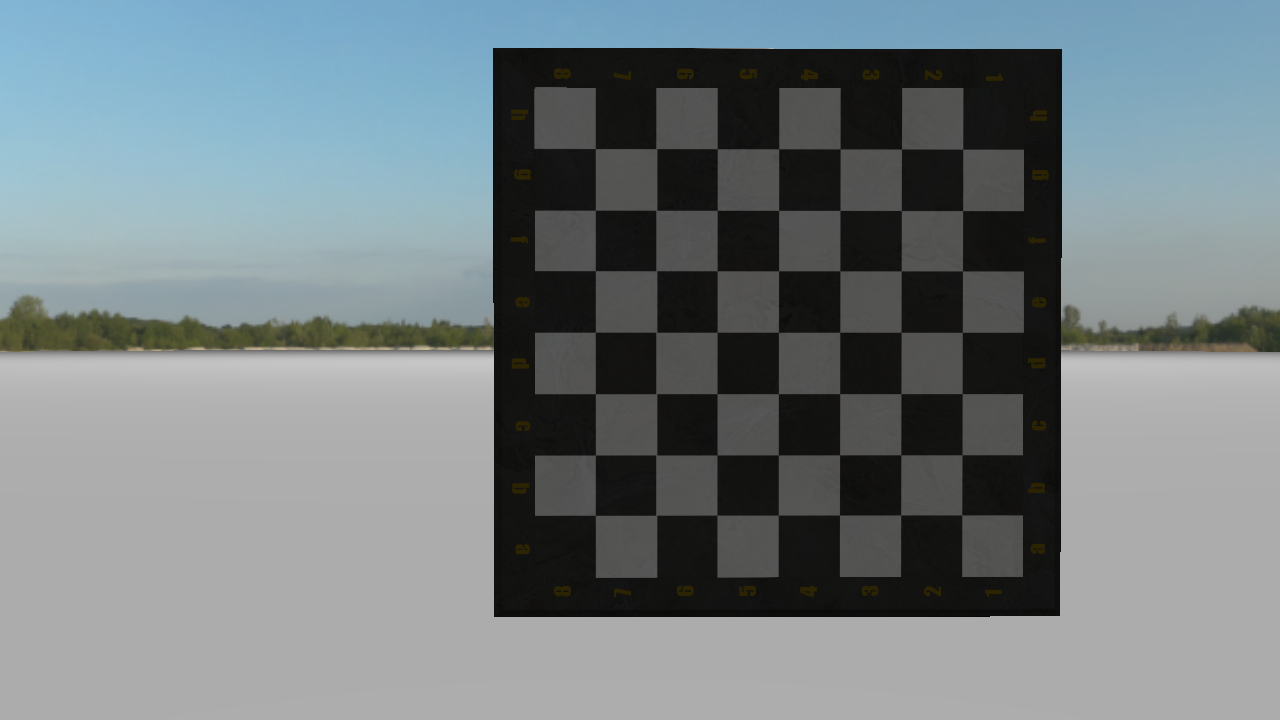
#> input picture final-project/stereo_calibration/path_slam/RIGHT/frame_30.png, 1280 x 720 px, given as the content of the folder ./path_slam/left, which was not available
$ python camera_calibrate.py
#> lines starting #> are read from the running program, lines starting #| are printed output that depends on the picture; after the words box and inside, x2 and y2 are one past the last pixel; in counts of white or black regions, pixels touching at a corner belong together; pictures that were not available may be replaced by others from this repository, and a replacement may not be noted
import numpy as np
import cv2
import glob
import argparse
import time

class StereoCalibration(object):
    def __init__(self, filepath):
        # termination criteria
        self.criteria = (cv2.TERM_CRITERIA_EPS +
                         cv2.TERM_CRITERIA_MAX_ITER, 30, 0.001)
        self.criteria_cal = (cv2.TERM_CRITERIA_EPS +
                             cv2.TERM_CRITERIA_MAX_ITER, 100, 1e-5)

        # prepare object points, like (0,0,0), (1,0,0), (2,0,0) ....,(6,5,0)
        self.objp = np.zeros((7*7, 3), np.float32)
        self.objp[:, :2] = np.mgrid[0:7, 0:7].T.reshape(-1, 2)

        # Arrays to store object points and image points from all the images.
        self.objpoints = []  # 3d point in real world space
        self.imgpoints_l = []  # 2d points in image plane.
        self.imgpoints_r = []  # 2d points in image plane.

        self.cal_path = filepath
        self.read_images(self.cal_path)

    def read_images(self, cal_path):
#> called with cal_path = '.\\path_slam\\'
        images_right = glob.glob(cal_path + 'right/*.png')
        images_left = glob.glob(cal_path + 'left/*.png')
        print(images_left)
        images_left.sort()
        images_right.sort()

        for i, fname in enumerate(images_right):
            print(i)
            img_l = cv2.imread(images_left[i])
#> img_l is the input picture: shape (720, 1280, 3); mean B, G, R 129.3, 125.8, 116.3
            img_r = cv2.imread(images_right[i])

            gray_l = cv2.cvtColor(img_l, cv2.COLOR_BGR2GRAY)
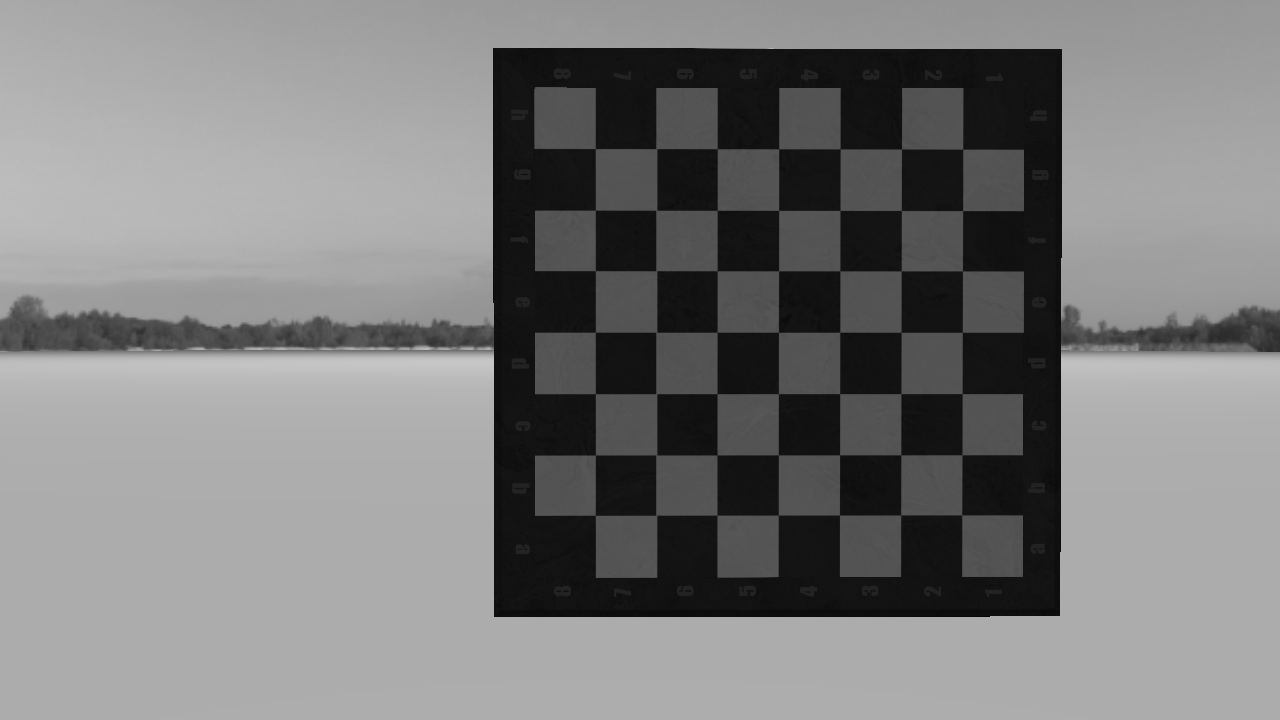
#> gray_l: shape (720, 1280); min 0, max 198, mean 123.4
            gray_r = cv2.cvtColor(img_r, cv2.COLOR_BGR2GRAY)

            (thresh, im_bw_l) = cv2.threshold(gray_l, 35, 255, cv2.THRESH_BINARY )
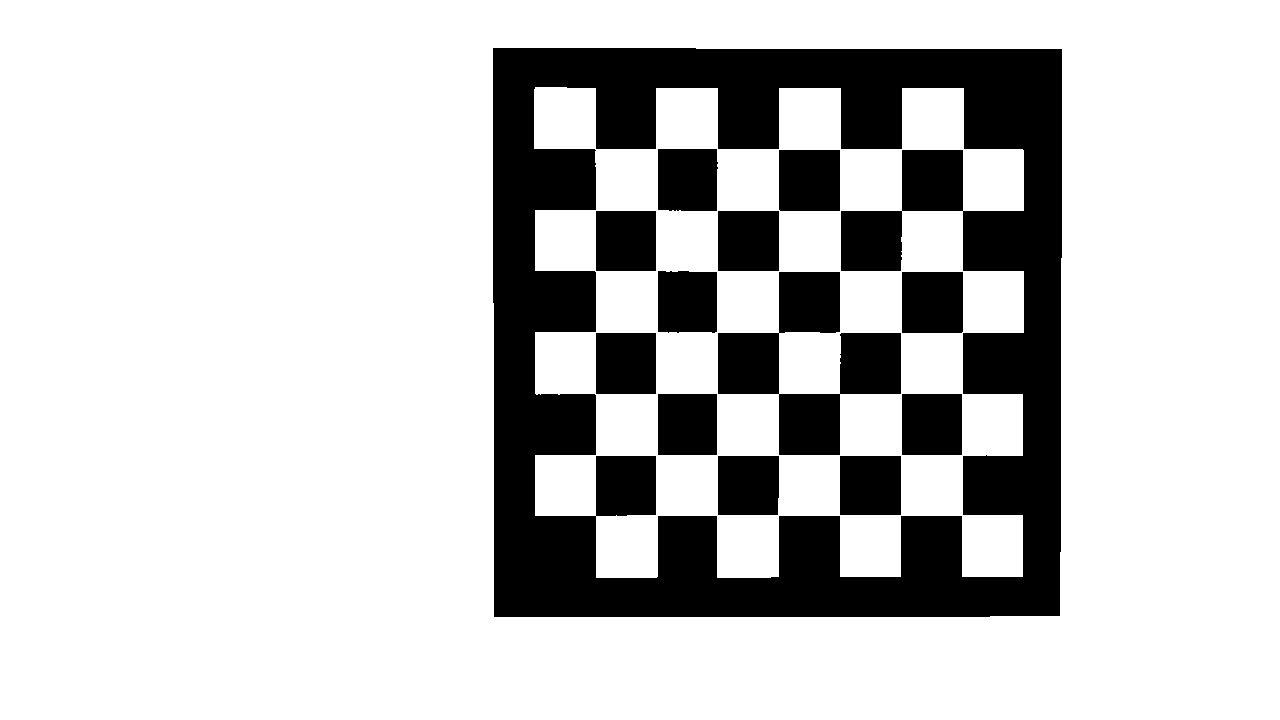
#> im_bw_l: shape (720, 1280); 78.2% white; 13 black regions, largest, box (x1, y1, x2, y2) and area: (493, 48, 1062, 617) 145962, (718, 272, 901, 455) 14821, (779, 150, 840, 211) 3720
            (thresh, im_bw_r) = cv2.threshold(gray_r, 35, 255, cv2.THRESH_BINARY )
            res_l = np.uint8(im_bw_l)
            res_l=255-res_l
            res_r = np.uint8(im_bw_r)
            res_r=255-res_r
            ###
            cv2.imshow(images_left[i]+"bw", res_l)
            cv2.waitKey(500)
            cv2.imshow(images_right[i]+"bw", res_r)
            cv2.waitKey(500)
            ret_l, corners_l = cv2.findChessboardCorners(res_l, (7, 7), None)
#> ret_l = True; corners_l = 49 rows, first 8: [595.5, 148.6], [656.5, 148.5], [717, 148.5], [778.5, 149], [840, 149], [901.5, 149], [963, 149], [595.5, 210]
            ret_r, corners_r = cv2.findChessboardCorners(res_r, (7, 7), None)
#> ret_r = True; corners_r has the same summary as corners_l

            # If found, add object points, image points (after refining them)
            self.objpoints.append(self.objp)

            if ret_l is True:
                rt = cv2.cornerSubPix(gray_l, corners_l, (11, 11),
                                      (-1, -1), self.criteria)
#> rt = 49 rows, first 8: [595.3, 148.6], [656.3, 148.6], [717.3, 148.7], [778.7, 148.8], [840.2, 148.8], [901.5, 148.9], [962.7, 149.2], [595.4, 210.2]
                self.imgpoints_l.append(corners_l)

                # Draw and display the corners
                ret_l = cv2.drawChessboardCorners(img_l, (9, 6),
                                                  corners_l, ret_l)
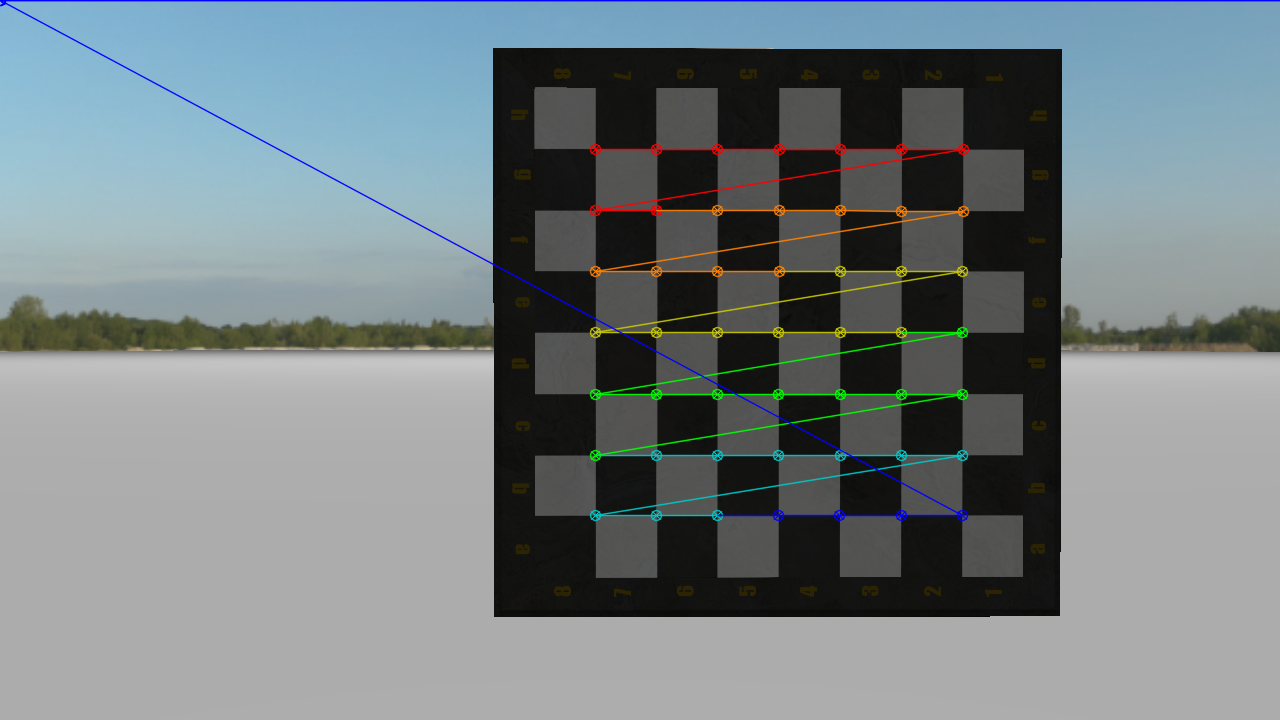
#> ret_l: shape (720, 1280, 3); mean B, G, R 129.6, 126.3, 116.6
                cv2.imshow(images_left[i], img_l)
                cv2.waitKey(500)

            if ret_r is True:
                rt = cv2.cornerSubPix(gray_r, corners_r, (11, 11),
                                      (-1, -1), self.criteria)
                self.imgpoints_r.append(corners_r)

                # Draw and display the corners
                ret_r = cv2.drawChessboardCorners(img_r, (9, 6),
                                                  corners_r, ret_r)
                cv2.imshow(images_right[i], img_r)
                cv2.waitKey(500)
            img_shape = gray_l.shape[::-1]
#> img_shape = (1280, 720)

        rt, self.M1, self.d1, self.r1, self.t1 = cv2.calibrateCamera(
            self.objpoints, self.imgpoints_l, img_shape, None, None)
        rt, self.M2, self.d2, self.r2, self.t2 = cv2.calibrateCamera(
            self.objpoints, self.imgpoints_r, img_shape, None, None)

        self.camera_model = self.stereo_calibrate(img_shape)

    # [47 lines left out: function stereo_calibrate, not called in this run]

if __name__ == '__main__':
    #parser = argparse.ArgumentParser()
    #parser.add_argument('filepath', help='String Filepath')
    #args = parser.parse_args()
    filepath =".\\path_slam\\"

#> (the run stopped early here; a loop or call above may not have finished)
